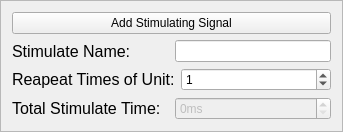
    <widget class="QFrame" name="frame_para">
     <property name="styleSheet">
      <string notr="true">QFrame{
}
background-color: rgb(225, 225, 225);</string>
     </property>
     <property name="frameShape">
      <enum>QFrame::StyledPanel</enum>
     </property>
     <property name="frameShadow">
      <enum>QFrame::Raised</enum>
     </property>
     <layout class="QGridLayout" name="gridLayout_2">
      <item row="2" column="0">
       <layout class="QHBoxLayout" name="horizontalLayout_3">
        <item>
         <widget class="QLabel" name="label_4">
          <property name="font">
           <font>
            <pointsize>12</pointsize>
           </font>
          </property>
          <property name="text">
           <string>Reapeat Times of Unit:</string>
          </property>
         </widget>
        </item>
        <item>
         <widget class="QSpinBox" name="spb_repeat">
          <property name="sizePolicy">
           <sizepolicy hsizetype="Preferred" vsizetype="Fixed">
            <horstretch>0</horstretch>
            <verstretch>0</verstretch>
           </sizepolicy>
          </property>
          <property name="minimumSize">
           <size>
            <width>150</width>
            <height>0</height>
           </size>
          </property>
          <property name="maximum">
           <number>10000</number>
          </property>
          <property name="value">
           <number>1</number>
          </property>
         </widget>
        </item>
       </layout>
      </item>
      <item row="3" column="0">
       <layout class="QHBoxLayout" name="horizontalLayout_5">
        <property name="spacing">
         <number>7</number>
        </property>
        <item>
         <widget class="QLabel" name="label_5">
          <property name="font">
           <font>
            <pointsize>12</pointsize>
           </font>
          </property>
          <property name="text">
           <string>Total Stimulate Time:</string>
          </property>
         </widget>
        </item>
        <item>
         <widget class="QSpinBox" name="spb_total_time">
          <property name="enabled">
           <bool>false</bool>
          </property>
          <property name="sizePolicy">
           <sizepolicy hsizetype="Preferred" vsizetype="Fixed">
            <horstretch>0</horstretch>
            <verstretch>0</verstretch>
           </sizepolicy>
          </property>
          <property name="minimumSize">
           <size>
            <width>150</width>
            <height>0</height>
           </size>
          </property>
          <property name="suffix">
           <string>ms</string>
          </property>
          <property name="maximum">
           <number>10000</number>
          </property>
         </widget>
        </item>
       </layout>
      </item>
      <item row="1" column="0">
       <layout class="QHBoxLayout" name="horizontalLayout_2">
        <item>
         <widget class="QLabel" name="label">
          <property name="font">
           <font>
            <pointsize>12</pointsize>
           </font>
          </property>
          <property name="text">
           <string>Stimulate Name:</string>
          </property>
         </widget>
        </item>
        <item>
         <widget class="QLineEdit" name="lineEdit_sti_name">
          <property name="sizePolicy">
           <sizepolicy hsizetype="Preferred" vsizetype="Fixed">
            <horstretch>0</horstretch>
            <verstretch>0</verstretch>
           </sizepolicy>
          </property>
         </widget>
        </item>
       </layout>
      </item>
      <item row="0" column="0">
       <layout class="QHBoxLayout" name="horizontalLayout_10">
        <item>
         <widget class="QPushButton" name="pb_add_sti">
          <property name="styleSheet">
           <string notr="true"/>
          </property>
          <property name="text">
           <string>Add Stimulating Signal</string>
          </property>
         </widget>
        </item>
       </layout>
      </item>
     </layout>
    </widget>
